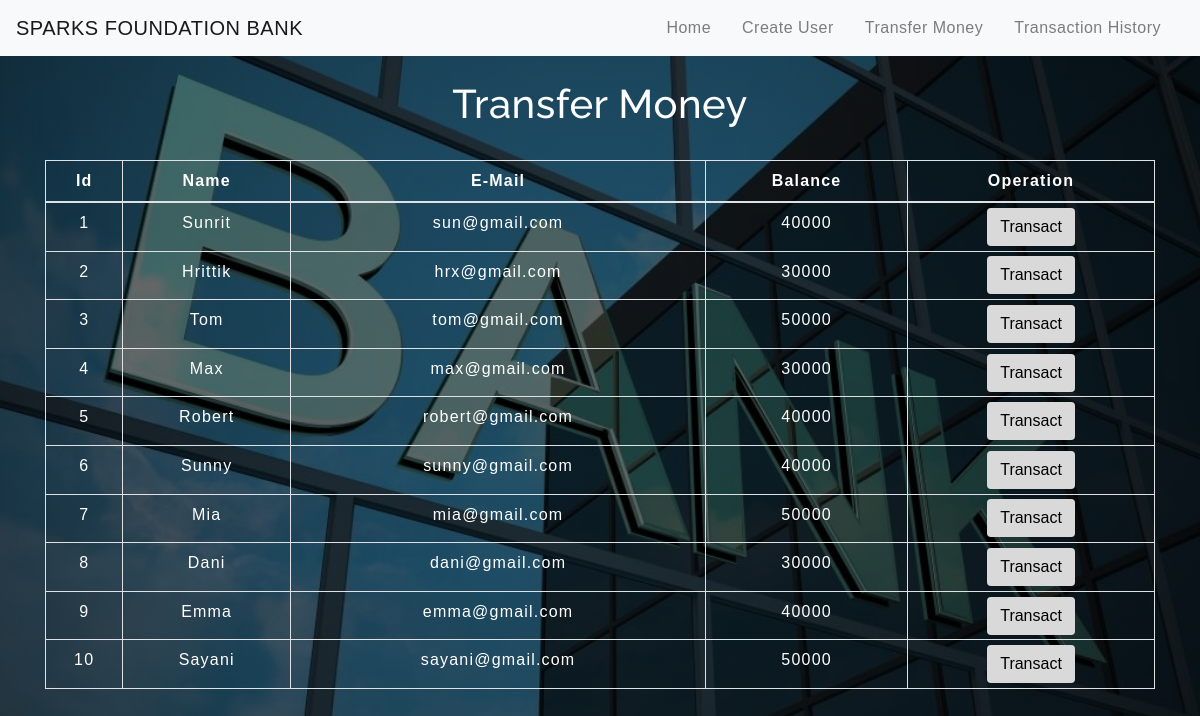
The app's page /transfermoney.php with its own data.
### tables this page shows
CREATE TABLE `users` (
  `id` int(3) NOT NULL,
  `name` text NOT NULL,
  `email` varchar(30) NOT NULL,
  `balance` int(8) NOT NULL
);

### transfermoney.php (the view, shortened to what this page needs)
<!DOCTYPE html>
<html lang="en">
<head>
    <link rel="stylesheet" href="https://maxcdn.bootstrapcdn.com/bootstrap/4.0.0/css/bootstrap.min.css">
    <link rel="stylesheet" type="text/css" href="css/table.css">
    <link rel="stylesheet" type="text/css" href="css/navbar.css">
</head>
<body>
<?php
    include 'config.php';
    $sql = "SELECT * FROM users";
    $result = mysqli_query($conn,$sql);
?>
<?php
  include 'navbar.php';
?>
<div class="container">
        <h2 class="text-center pt-4" style="color:white">Transfer Money</h2>
        <br>
            <div class="row">
                <div class="col">
                    <div class="table-responsive-sm">
                    <table class="table table-hover table-sm table-striped table-condensed table-bordered">
                        <thead>
                            <tr>
                            <th scope="col" class="text-center py-2">Id</th>
                            <th scope="col" class="text-center py-2">Name</th>
                            <th scope="col" class="text-center py-2">E-Mail</th>
                            <th scope="col" class="text-center py-2">Balance</th>
                            <th scope="col" class="text-center py-2">Operation</th>
                            </tr>
                        </thead>
                        <tbody>
                <?php
                    while($rows=mysqli_fetch_assoc($result)){
                ?>
                    <tr>
                        <td class="py-2"><?php echo $rows['id'] ?></td>
                        <td class="py-2"><?php echo $rows['name']?></td>
                        <td class="py-2"><?php echo $rows['email']?></td>
                        <td class="py-2"><?php echo $rows['balance']?></td>
                        <td><a href="selecteduserdetail.php?id= <?php echo $rows['id'] ;?>"> <button type="button" class="btn">Transact</button></a></td>
                    </tr>
                <?php
                    }
                ?>
                        </tbody>
                    </table>
                    </div>
                </div>
            </div>
         </div>
</body>
</html>

### navbar.php (shortened to what this page needs)
<nav class="navbar navbar-expand-md navbar-light bg-light">
<a class="navbar-brand" href="index.php">SPARKS FOUNDATION BANK</a>
<div class="collapse navbar-collapse" id="collapsibleNavbar">
      <ul class="navbar-nav ml-auto">
        <li class="nav-item">
          <a class="nav-link" href="index.php">Home</a>
        </li>
        <li class="nav-item">
          <a class="nav-link" href="createuser.php">Create User</a>
        </li>
        <li class="nav-item">
          <a class="nav-link" href="transfermoney.php">Transfer Money</a>
        </li>
        <li class="nav-item">
          <a class="nav-link" href="transactionhistory.php">Transaction History</a>
        </li>
    </div>
 </nav>

### css/table.css (style rules this page uses)
* { padding: 0; margin: 0; box-sizing: border-box; font-family: sans-serif; }
h2 { font-size: 40px; }
table { letter-spacing: 1.2px; }
td { text-align: center; }
button { border:none; background: #d9d9d9; transition: 1s; }

### css/navbar.css (style rules this page uses)
.nav-link { margin-right: 15px; color:#2F363F; letter-spacing: 0.5px; transition: 0.5s; }
.navbar-brand { color: #4C4B4B; letter-spacing: 0.5px; }
h2 { color: #4C4B4B; letter-spacing: 0.5px; font-family: raleway; }

### transfermoney.php (style rules this page uses)
body { font-family: sans-serif; margin:0; line-height: 1.5; background: linear-gradient(rgba(0,0,0,0.6),rgba(0,0,0,0.6)) ,url("images/background.jpg"); height: 100vh; -webkit-background-size:cover; background-size: cover; background-position: center center; position: relative; color: white; }
* { box-sizing: border-box; margin:0; }
button { transition: 1.5s; }

### records on screen
users: id "1", name "Sunrit", email "sun@gmail.com", balance "40000"
users: id "2", name "Hrittik", email "hrx@gmail.com", balance "30000"
users: id "3", name "Tom", email "tom@gmail.com", balance "50000"
users: id "4", name "Max", email "max@gmail.com", balance "30000"
users: id "5", name "Robert", email "robert@gmail.com", balance "40000"
users: id "6", name "Sunny", email "sunny@gmail.com", balance "40000"
users: id "7", name "Mia", email "mia@gmail.com", balance "50000"
users: id "8", name "Dani", email "dani@gmail.com", balance "30000"
users: id "9", name "Emma", email "emma@gmail.com", balance "40000"
users: id "10", name "Sayani", email "sayani@gmail.com", balance "50000"
